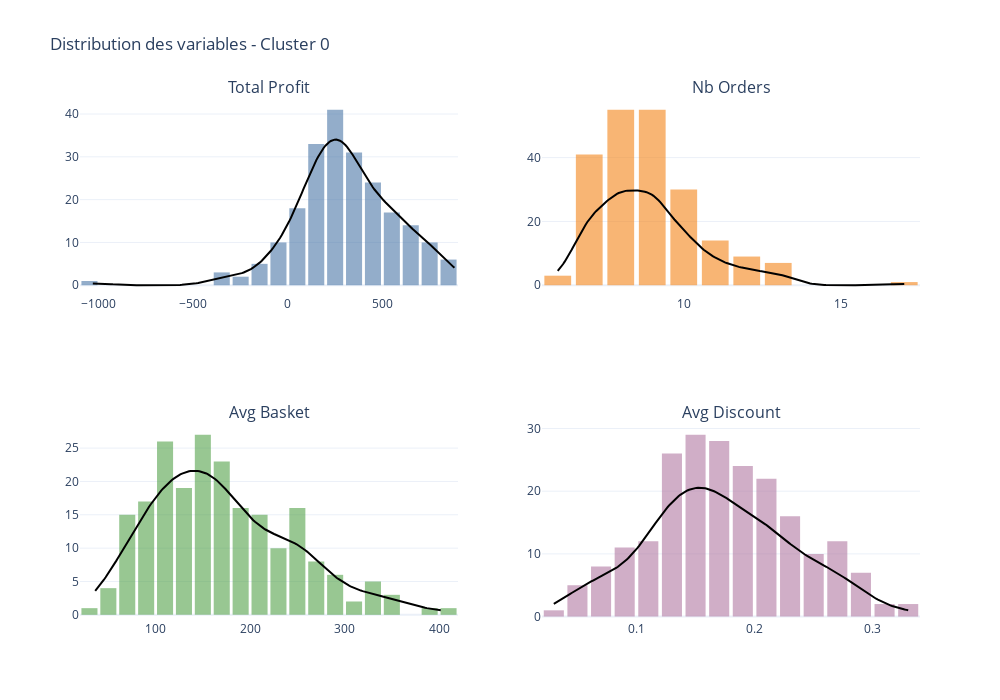

Notebook code for this chart:
### Markdown cell above
4. Distribution des variables

### Code cell
import plotly.graph_objects as go
from plotly.subplots import make_subplots
import numpy as np
from scipy.stats import gaussian_kde

variables = ["total_profit", "nb_orders", "avg_basket", "avg_discount"]

colors = ["#4C78A8", "#F58518", "#54A24B", "#B279A2"]

fig = make_subplots(
    rows=2, cols=2,
    subplot_titles=[v.replace("_", " ").title() for v in variables]
)

for i, (var, color) in enumerate(zip(variables, colors)):
    
    row = i // 2 + 1
    col = i % 2 + 1

    data = df0[var].dropna()

    # Histogramme
    fig.add_trace(
        go.Histogram(
            x=data,
            marker_color=color,
            opacity=0.6,
            name=var,
            showlegend=False,
            nbinsx=20
        ),
        row=row,
        col=col
    )

    # Courbe KDE
    kde = gaussian_kde(data)
    x_range = np.linspace(data.min(), data.max(), 200)
    y_kde = kde(x_range)

    fig.add_trace(
        go.Scatter(
            x=x_range,
            y=y_kde * len(data) * (data.max() - data.min()) / 20,
            mode="lines",
            line=dict(color="black", width=2),
            showlegend=False
        ),
        row=row,
        col=col
    )

fig.update_layout(
    height=700,
    width=1000,
    title_text="Distribution des variables - Cluster 0",
    template="plotly_white",
    bargap=0.15
)

fig.show()

### Figure 1 — Plotly figure (JSON) as saved in the notebook; plotly's stock layout.template omitted (floating-point values rounded to 4 significant figures; data arrays with more than 128 entries replaced by an {"elided": "..."} marker saying what was removed)
{"data": [{"marker": {"color": "#4C78A8"}, "name": "total_profit", "nbinsx": 20, "opacity": 0.6, "showlegend": false, "type": "histogram", "x": {"elided": "215 float values"}, "xaxis": "x", "yaxis": "y"}, {"line": {"color": "black", "width": 2}, "mode": "lines", "showlegend": false, "type": "scatter", "x": {"elided": "200 float values"}, "xaxis": "x", "y": {"elided": "200 float values"}, "yaxis": "y"}, {"marker": {"color": "#F58518"}, "name": "nb_orders", "nbinsx": 20, "opacity": 0.6, "showlegend": false, "type": "histogram", "x": {"elided": "215 int values"}, "xaxis": "x2", "yaxis": "y2"}, {"line": {"color": "black", "width": 2}, "mode": "lines", "showlegend": false, "type": "scatter", "x": {"elided": "200 float values"}, "xaxis": "x2", "y": {"elided": "200 float values"}, "yaxis": "y2"}, {"marker": {"color": "#54A24B"}, "name": "avg_basket", "nbinsx": 20, "opacity": 0.6, "showlegend": false, "type": "histogram", "x": {"elided": "215 float values"}, "xaxis": "x3", "yaxis": "y3"}, {"line": {"color": "black", "width": 2}, "mode": "lines", "showlegend": false, "type": "scatter", "x": {"elided": "200 float values"}, "xaxis": "x3", "y": {"elided": "200 float values"}, "yaxis": "y3"}, {"marker": {"color": "#B279A2"}, "name": "avg_discount", "nbinsx": 20, "opacity": 0.6, "showlegend": false, "type": "histogram", "x": {"elided": "215 float values"}, "xaxis": "x4", "yaxis": "y4"}, {"line": {"color": "black", "width": 2}, "mode": "lines", "showlegend": false, "type": "scatter", "x": {"elided": "200 float values"}, "xaxis": "x4", "y": {"elided": "200 float values"}, "yaxis": "y4"}], "layout": {"annotations": [{"font": {"size": 16}, "showarrow": false, "text": "Total Profit", "x": 0.225, "xanchor": "center", "xref": "paper", "y": 1, "yanchor": "bottom", "yref": "paper"}, {"font": {"size": 16}, "showarrow": false, "text": "Nb Orders", "x": 0.775, "xanchor": "center", "xref": "paper", "y": 1, "yanchor": "bottom", "yref": "paper"}, {"font": {"size": 16}, "showarrow": false, "text": "Avg Basket", "x": 0.225, "xanchor": "center", "xref": "paper", "y": 0.375, "yanchor": "bottom", "yref": "paper"}, {"font": {"size": 16}, "showarrow": false, "text": "Avg Discount", "x": 0.775, "xanchor": "center", "xref": "paper", "y": 0.375, "yanchor": "bottom", "yref": "paper"}], "bargap": 0.15, "height": 700, "title": {"text": "Distribution des variables - Cluster 0"}, "width": 1000, "xaxis": {"anchor": "y", "domain": [0, 0.45]}, "xaxis2": {"anchor": "y2", "domain": [0.55, 1]}, "xaxis3": {"anchor": "y3", "domain": [0, 0.45]}, "xaxis4": {"anchor": "y4", "domain": [0.55, 1]}, "yaxis": {"anchor": "x", "domain": [0.625, 1]}, "yaxis2": {"anchor": "x2", "domain": [0.625, 1]}, "yaxis3": {"anchor": "x3", "domain": [0, 0.375]}, "yaxis4": {"anchor": "x4", "domain": [0, 0.375]}}}
